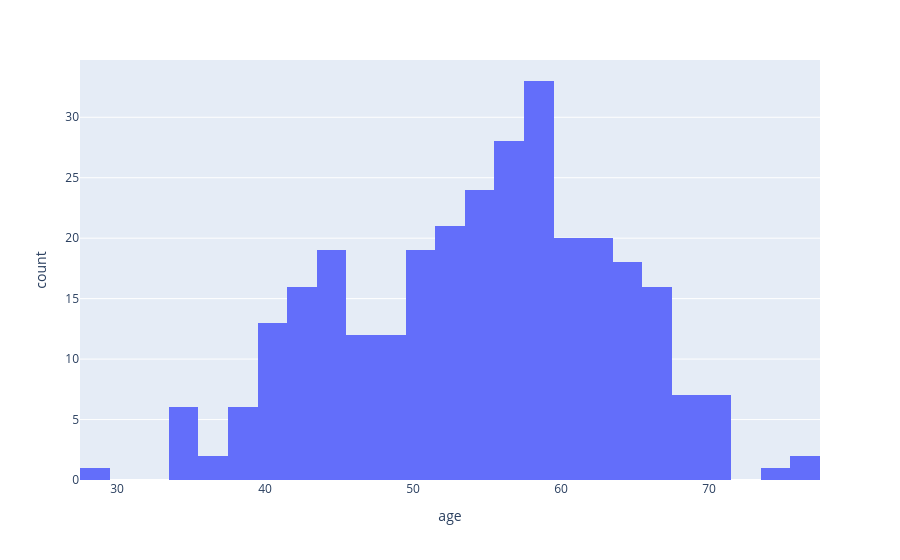

Source (notebook cell):
### Markdown cell above
The age column distribution seems to be normaly distributed because we can clearly see the bill curve.

### Code cell
fig = px.histogram(data_frame=df, x='age')
fig.show()

print ("Mean of the dataset: ",df['age'].mean())
print ("Median of the dataset: ",df['age'].median())
print ("Mode of the dataset: ",df['age'].agg(pd.Series.mode))

### Figure 1 — Plotly figure (JSON) as saved in the notebook; plotly's stock layout.template omitted (floating-point values rounded to 4 significant figures; data arrays with more than 128 entries replaced by an {"elided": "..."} marker saying what was removed)
{"data": [{"bingroup": "x", "hovertemplate": "age=%{x}<br>count=%{y}<extra></extra>", "legendgroup": "", "marker": {"color": "#636efa", "pattern": {"shape": ""}}, "name": "", "orientation": "v", "showlegend": false, "type": "histogram", "x": {"elided": "303 int values"}, "xaxis": "x", "yaxis": "y"}], "layout": {"barmode": "relative", "legend": {"tracegroupgap": 0}, "margin": {"t": 60}, "xaxis": {"anchor": "y", "domain": [0, 1], "title": {"text": "age"}}, "yaxis": {"anchor": "x", "domain": [0, 1], "title": {"text": "count"}}}}
